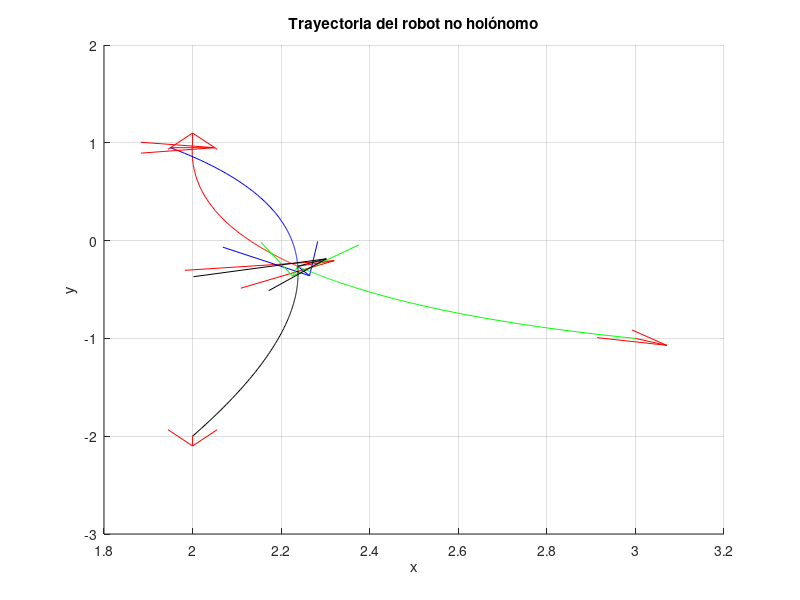

MATLAB code to generate this figure:
clc
clearvars
close all

% Parámetros iniciales
l = 0.5; % Distancia del centro del robot al punto de control
K = 1*eye(8); % Ganancia del controlador

% Inicializar condiciones iniciales para 4 robots
z = [2; 1; 1.95; .95; 3; -1; 2; -2]; % Cada columna es [x; y] de un robot
Angulo = [90; 0; -45; -90]; % Ángulos dados en grados


%Laplaciano grafo no dirigido
L=[2 -1  0 -1;
  -1  2 -1  0;
   0 -1  2 -1;
  -1  0 -1  2];
I=eye(2);

% Datos de la simulación
Dt = 0.01; % Periodo de muestreo
tiempo = 30; % Duración de la simulación en segundos
iteraciones = tiempo / Dt;

% Inicializar trayectorias
z_hist = zeros(8, iteraciones+1);
z_hist(:, 1) = z;

theta = zeros(4, iteraciones+1);
theta(:, 1) = deg2rad(Angulo);

v_hist = zeros(4, iteraciones);
w_hist = zeros(4, iteraciones);

evx_hist = zeros(4,iteraciones);
evy_hist = zeros(4,iteraciones);

% Simulación
for k = 1:iteraciones
    % Calcular la matriz M para cada robot en cada iteración
    M1 = [cos(theta(1,k)) -l*sin(theta(1,k));
         sin(theta(1,k)) l*cos(theta(1,k))];
    M2 = [cos(theta(2,k)) -l*sin(theta(2,k));
         sin(theta(2,k)) l*cos(theta(2,k))];
    M3 = [cos(theta(3,k)) -l*sin(theta(3,k));
         sin(theta(3,k)) l*cos(theta(3,k))];
    M4 = [cos(theta(4,k)) -l*sin(theta(4,k));
         sin(theta(4,k)) l*cos(theta(4,k))];
    M = blkdiag(M1, M2, M3, M4);

    ev = -kron(L,I)*z(:,k);

    u = M \ (K * ev);
    
    % Separo la ley de control en lineal y rotacional
    v = [u(1),u(3),u(5),u(7)];
    w = [u(2),u(4),u(6),u(8)];
    
    % Dinámica del sistema
    z(:,k+1) = z(:,k) + Dt * (M * u);
    theta(:,k+1) = theta(:,k) + Dt * (w'); % Actualización del ángulo

    % Guardar el historial de valores para graficar
    z_hist(:, k+1) = z(:,k+1);
    v_hist(:,k) = v';
    w_hist(:,k) = w';
    evx_hist(:,k) = [ev(1); ev(3); ev(5); ev(7)];
    evy_hist(:,k) = [ev(2); ev(4); ev(6); ev(8)];
end

t = linspace(0, tiempo, iteraciones);

% Gráfica de resultados
figure;
hold on
plot(z_hist(1, :), z_hist(2, :),'r');
quiver(z_hist(1, 1), z_hist(2, 1), cos(theta(1,1)), sin(theta(1,1)), 0.1, 'r', 'LineWidth', .1, 'MaxHeadSize', 1 );
quiver(z_hist(1, end), z_hist(2, end), cos(theta(1,end)), sin(theta(1,end)), 0.1, 'r', 'LineWidth', .1, 'MaxHeadSize', 2);
plot(z_hist(3, :), z_hist(4, :),'b');
quiver(z_hist(3, 1), z_hist(4, 1), cos(theta(2,1)), sin(theta(2,1)), 0.1, 'r', 'LineWidth', .1, 'MaxHeadSize', 1 );
quiver(z_hist(3, end), z_hist(4, end), cos(theta(2,end)), sin(theta(2,end)), 0.1, 'b', 'LineWidth', .1, 'MaxHeadSize', 2);
plot(z_hist(5, :), z_hist(6, :),'g');
quiver(z_hist(5, 1), z_hist(6, 1), cos(theta(3,1)), sin(theta(3,1)), 0.1, 'r', 'LineWidth', .1, 'MaxHeadSize', 1 );
quiver(z_hist(5, end), z_hist(6, end), cos(theta(3,end)), sin(theta(3,end)), 0.1, 'g', 'LineWidth', .1, 'MaxHeadSize', 2);
plot(z_hist(7, :), z_hist(8, :),'k');
quiver(z_hist(7, 1), z_hist(8, 1), cos(theta(4,1)), sin(theta(4,1)), 0.1, 'r', 'LineWidth', .1, 'MaxHeadSize', 1 );
quiver(z_hist(7, end), z_hist(8, end), cos(theta(4,end)), sin(theta(4,end)), 0.1, 'k', 'LineWidth', .1, 'MaxHeadSize', 2);
xlabel('x');
ylabel('y');
title('Trayectoria del robot no holónomo');
hold off
grid on;

% figure
% subplot(1,2,1)
% plot(t,evx_hist)
% xlabel('t');
% ylabel('error');
% title('Error en el eje x');
% grid on
% subplot(1,2,2)
% plot(t,evy_hist)
% xlabel('t');
% ylabel('error');
% title('Error en el eje x');
% grid on
% 
% figure
% hold on
% subplot(1,2,1)
% plot(t,v_hist)
% xlabel('t');
% ylabel('v');
% title('Ley de control v');
% grid on
% subplot(1,2,2)
% plot(t,w_hist)
% xlabel('t');
% ylabel('w');
% title('Ley de control w');
% grid on
% hold off